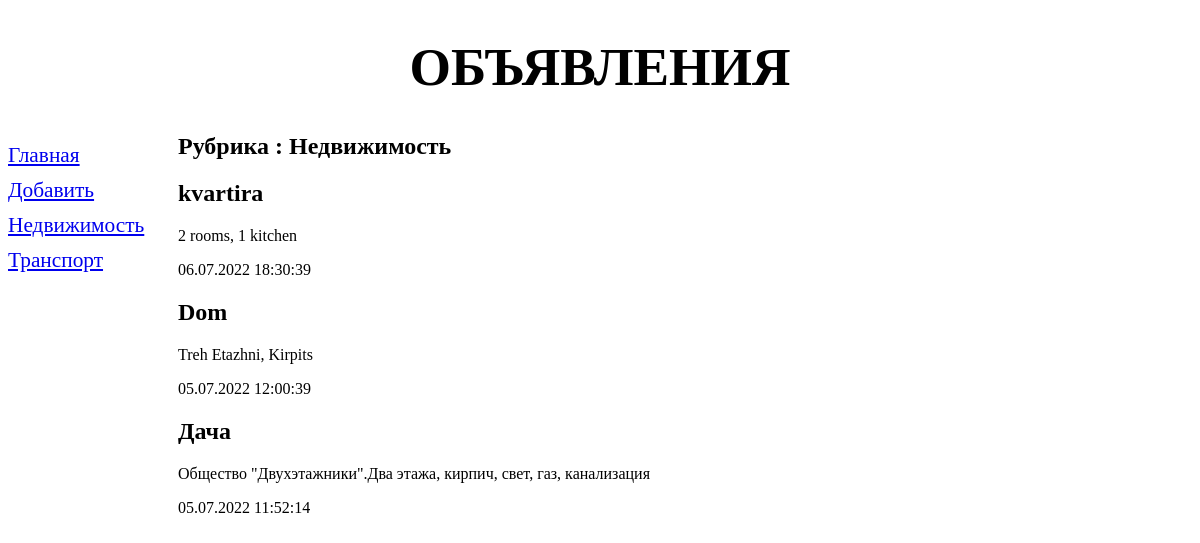
Screenshot of /bboard/1/ with the database file from the repository.
### bboard/models.py (models this page shows, shortened)
class Rubric(models.Model):
    name = models.CharField(max_length=20, db_index=True, verbose_name= 'Название')
    class Meta:
        verbose_name_plural = 'Рубрики'
        verbose_name = 'Рубрика'
        ordering = ['name']

class Bb(models.Model):
    title = models.CharField(max_length=50, verbose_name='Товар')
    content = models.TextField(null=True, blank=True, verbose_name='Описание')
    price = models.FloatField(null=True, blank=True, verbose_name='Цена')
    published = models.DateTimeField(auto_now_add=True, db_index=True, verbose_name='Опубликовано')
    rubric = models.ForeignKey('Rubric', null=True, on_delete=models.PROTECT, verbose_name='Рубрика')
    class Meta:
        verbose_name_plural = 'Объявлениея'
        verbose_name = 'Объявление'
        ordering = ['-published']

### bboard/views.py (the view)
# urls.py: path('<int:rubric_id>/', by_rubric, name='by_rubric'),
def by_rubric(request, rubric_id):
   bbs = Bb.objects.filter(rubric=rubric_id)
   rubrics = Rubric.objects.all()
   current_rubric = Rubric.objects.get(pk=rubric_id)
   context = {'bbs':bbs, 'rubrics': rubrics, 'current_rubric': current_rubric}
   return render(request, 'bboard/by_rubric.html', context)

### bboard/templates/bboard/by_rubric.html (shortened to what this page needs)
{% extends 'layout/basic.html' %}
{% block content %}
<h2>Рубрика : {{ current_rubric.name }}</h2>
{% for bb in bbs %}
<div>
    <h2>{{ bb.title }}</h2>
    <p>{{ bb.content }}</p>
    <p>{{ bb.published|date:"d.m.Y H:i:s" }}</p>
</div>
{% endfor %}
{% endblock %}

### bboard/templates/layout/basic.html (shortened to what this page needs)
{% load static %}
<!DOCTYPE html>
<html lang="en">
<head>
    <link rel="stylesheet" type="text/css"
    href="{% static 'bboard/style.css' %}">
</head>
<body>
    <header>
        <h1>Объявления</h1>
    </header>
    <nav>
        <a href="{% url 'index' %}">Главная</a>
        <a href="{% url 'add' %}">Добавить</a>
        {% for rubric in rubrics %}
        <a href="{% url 'by_rubric' rubric.pk %}">{{ rubric.name }}</a>
        {% endfor %}
    </nav>
    <section>
        {% block content %}
        {% endblock %}
    </section>
</body>
</html>

### bboard/static/bboard/style.css (style rules this page uses)
header h1 { font-size: 40pt; text-transform: uppercase; text-align: center; background: url("bg.jpg") left / auto 100% no-repeat; }
nav { font-size: 16pt; width: 150px; float: left; }
nav a { display: block; margin: 10px 0px; }
section { margin-left: 170px; }

### rows the page displays
Rubric: name "Недвижимость"
Rubric: name "Транспорт"
Bb: title "kvartira", content "2 rooms, 1 kitchen", published "06.07.2022 18:30:39"
Bb: title "Dom", content "Treh Etazhni, Kirpits", published "05.07.2022 12:00:39"
Bb: title "Дача", content "Общество \"Двухэтажники\".Два этажа, кирпич, свет, газ, канализация", published "05.07.2022 11:52:14"
